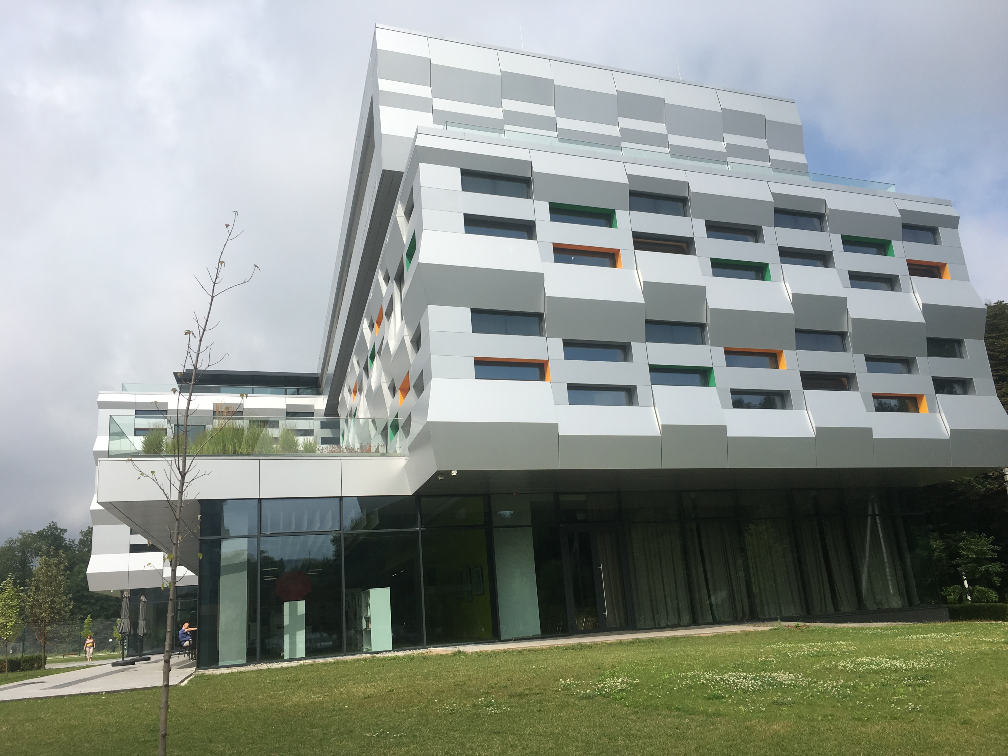
#> input picture ComputerVision/CV4/3dreconstruction/resized/img0.png, 1008 x 756 px; its folder holds 3 pictures in this run
$ jupyter execute Untitled.ipynb   (shell and % lines are left out)
#> lines starting #> are read from the running program, lines starting #| are printed output that depends on the picture
### 3d Reconstruction

[cell 1]
import os
import cv2
import pickle
import matplotlib
import numpy as np
from numpy import *
from matplotlib import pyplot as plt
#import BeautifulSoup4
#%matplotlib inline

[cell 2]
path_resized="./resized/"
images = [cv2.imread(f"{path_resized}{image}", cv2.IMREAD_COLOR) for image in os.listdir(f'{path_resized}')]
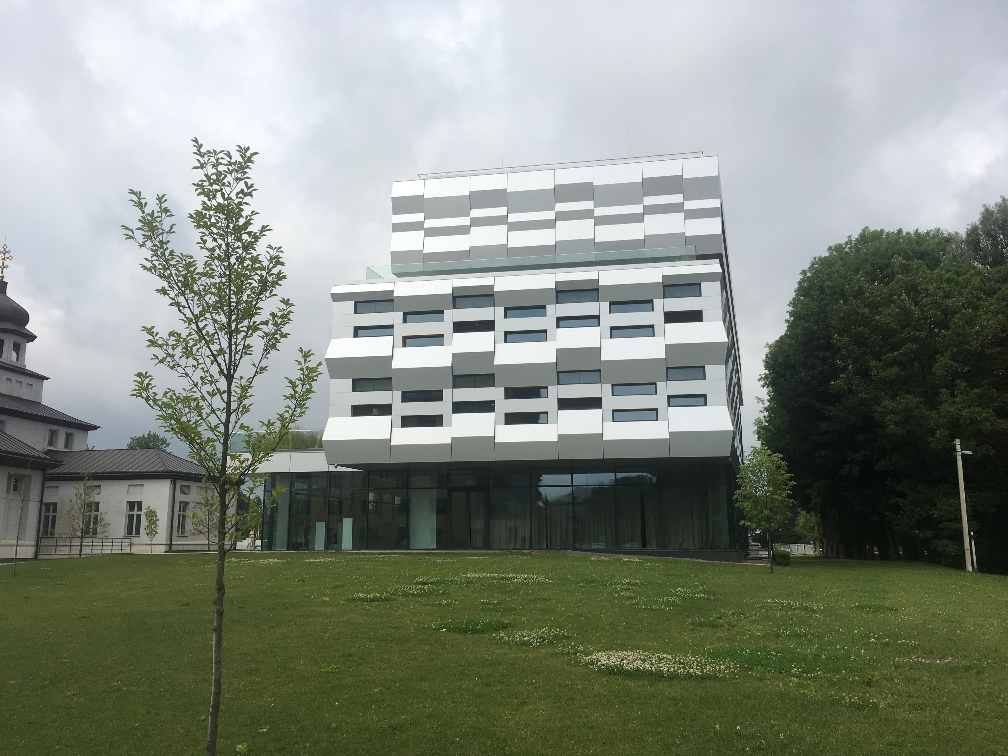
#> input picture ComputerVision/CV4/3dreconstruction/resized/img1.png, 1008 x 756 px
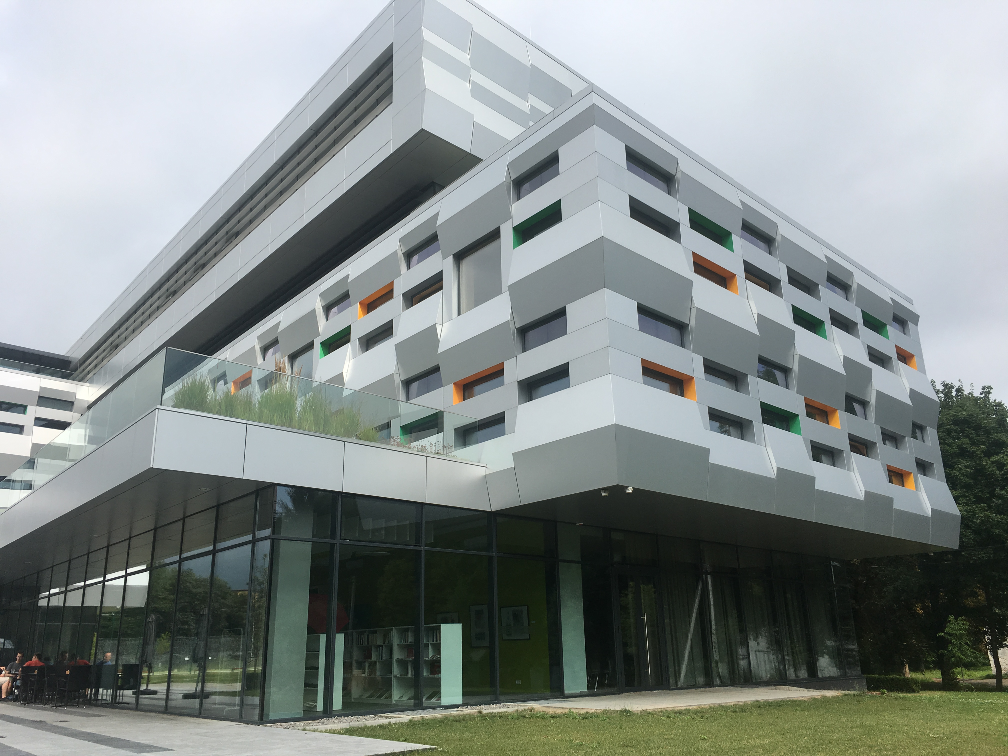
#> input picture ComputerVision/CV4/3dreconstruction/resized/img2.png, 1008 x 756 px
#> images = 3 items
#read undistorted from the folder ./resized_undistorted/
#images = [cv2.imread(f"{path_undistorted}{image}", cv2.IMREAD_COLOR) for image in os.listdir(f'{path_undistorted}')]
